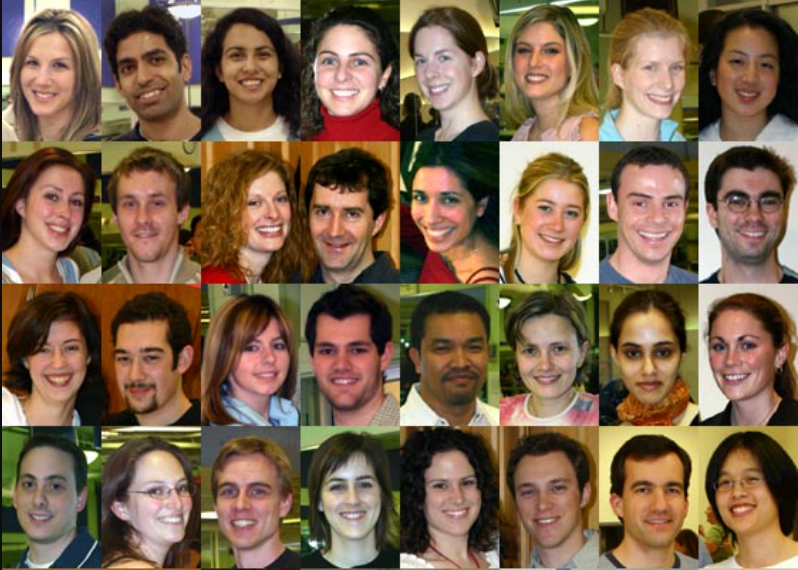
#> input picture faces.png, 798 x 570 px
$ python faceMark.py
#> lines starting #> are read from the running program, lines starting #| are printed output that depends on the picture; after the words box and inside, x2 and y2 are one past the last pixel; in counts of white or black regions, pixels touching at a corner belong together
import cv2

image = cv2.imread("faces.png")
#> image is the input picture: shape (570, 798, 3); mean B, G, R 75.1, 99.3, 123.5
# gray = cv2.cvtColor(image, cv2.COLOR_BGR2GRAY)

faceCascade = cv2.CascadeClassifier(cv2.data.haarcascades + "haarcascade_frontalface_default.xml")
faces = faceCascade.detectMultiScale(
    image,
    scaleFactor=1.2,
    minNeighbors=2,
    minSize=(50, 50)

)
#> faces = 33 rows, first 6: [505, 26, 67, 67], [213, 25, 74, 74], [400, 33, 67, 67], [236, 177, 65, 65], [519, 181, 77, 77], [697, 316, 76, 76]
count = 1
for (a, b, c, d) in faces:
    cv2.rectangle(image, (a, b), (a+c, b+d), (255, 0, 0), 2)
#> this loop made 33 passes
#> (a, b, c, d) on passes 1 to 12: (505, 26, 67, 67), (213, 25, 74, 74), (400, 33, 67, 67), (236, 177, 65, 65), (519, 181, 77, 77), (697, 316, 76, 76), (234, 325, 66, 66), (304, 321, 77, 77), (26, 322, 73, 73), (707, 457, 67, 67), (418, 457, 73, 73), (6, 458, 74, 74)
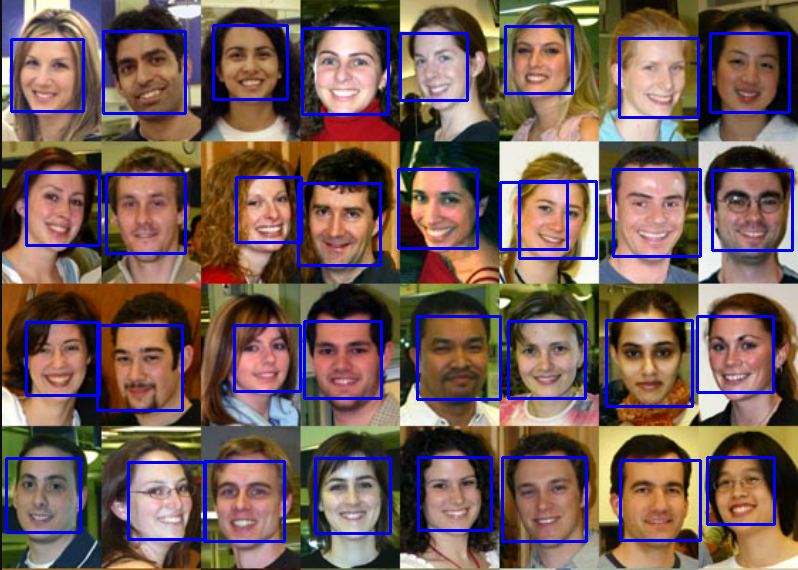
#> image: shape (570, 798, 3); 6.56% of pixels changed, all inside (x1, y1, x2, y2) = (5, 24, 794, 543)

cv2.imshow("Faces", image)
cv2.imwrite("Scanned_Faces.jpg", image)
if cv2.waitKey(0) & 0xFF == ord('q'):
#> (key q is pressed here)
    cv2.destroyAllWindows()

$ run again, with bezos.png copied over faces.png
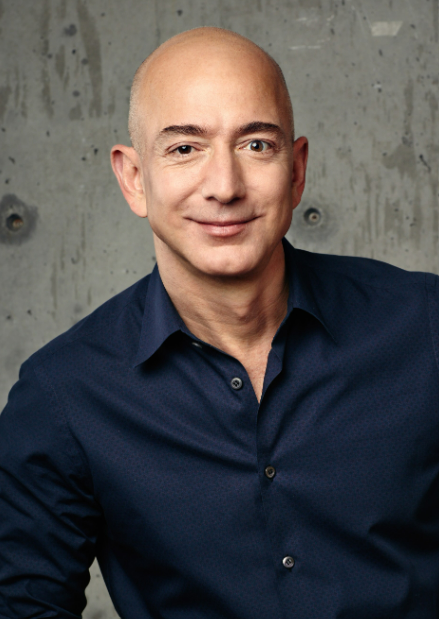
#> input picture bezos.png, 439 x 619 px
#> image is the input picture: shape (619, 439, 3); mean B, G, R 76.4, 76.3, 79.4
#> faces = [[116, 64, 203, 203]]
#> the loop `for (a, b, c, d) in faces:` made 1 pass
#> after the loop `for (a, b, c, d) in faces:`:
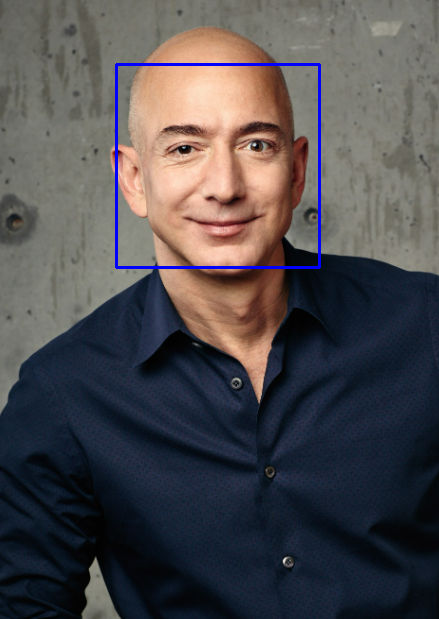
#> image: shape (619, 439, 3); 0.89% of pixels changed, all inside (x1, y1, x2, y2) = (115, 63, 321, 269)

$ run again, with Miss aviation.JPG saved as faces.png
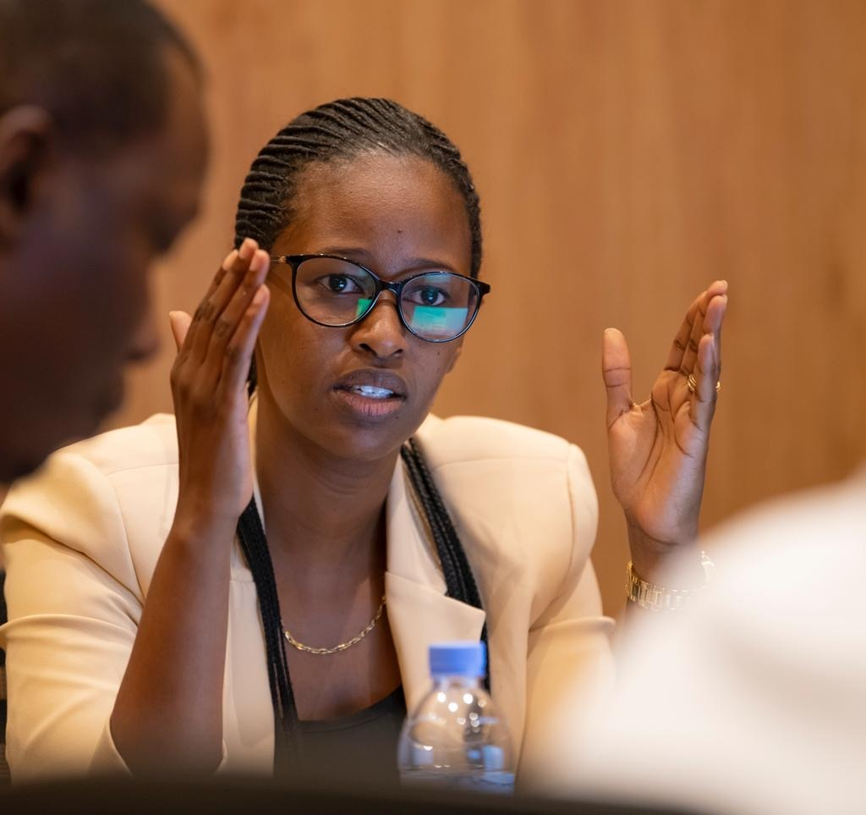
#> input picture Miss aviation.JPG, 866 x 815 px, shrunk from 1024 x 963 before the run
#> image is the input picture: shape (815, 866, 3); mean B, G, R 83.8, 111.6, 153.3
#> faces = [[332, 447, 354, 354]]
#> the loop `for (a, b, c, d) in faces:` made 1 pass
#> after the loop `for (a, b, c, d) in faces:`:
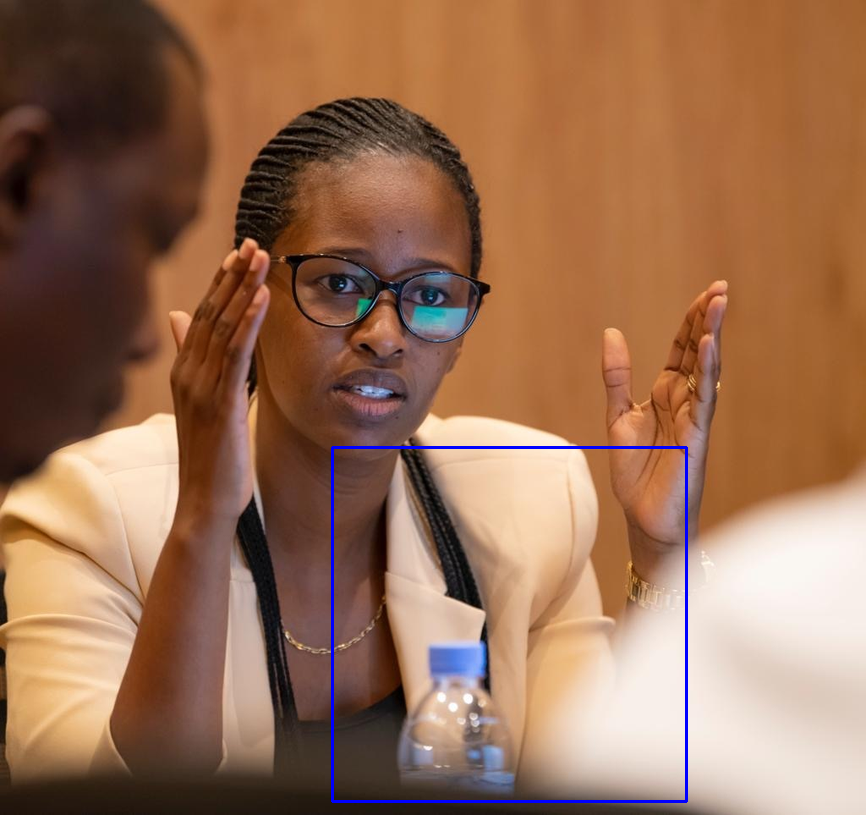
#> image: shape (815, 866, 3); 0.6% of pixels changed, all inside (x1, y1, x2, y2) = (331, 446, 688, 803)
